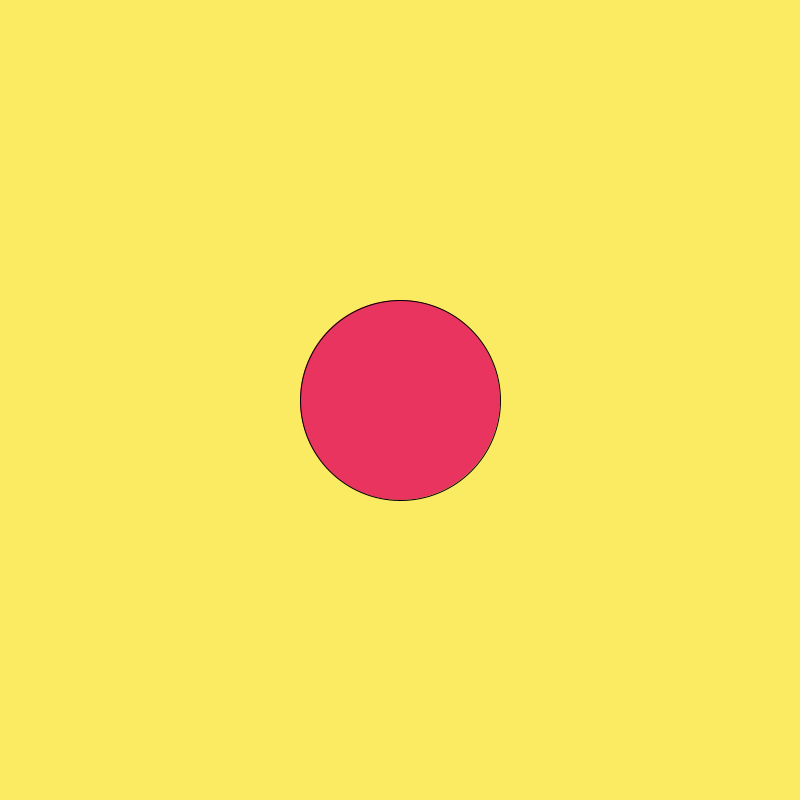
Frame 1 (no input)
Frame 60 (the mouse pressed at the canvas centre just before this capture): identical to frame 1, image omitted
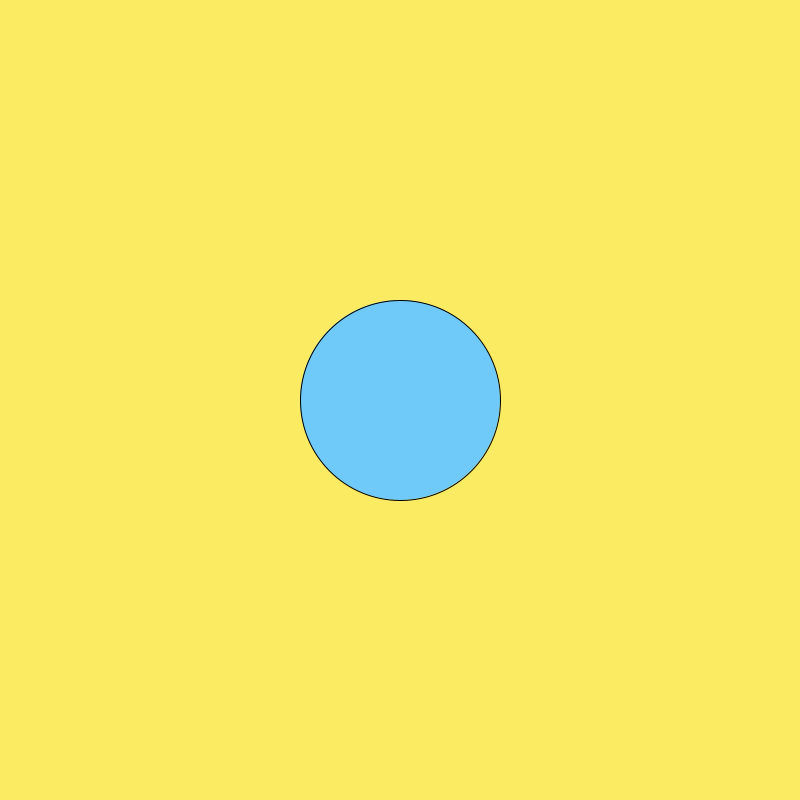
Frame 120 (the mouse held since frame 60 and released just before this capture)

The Processing sketch that drew these frames (run headless with seeded random() and noise(); from frame 60 on, the mouse is pressed at the canvas centre):

// Processing sketch: logicaldot
// ── logicaldot.pde
 void setup() {
  size(800, 800);
  
  
}

void draw() {
  
   //2. make it a nice color
background(#FAEB62);
fill(#E8345E);
   //3. if the mouse is pressed, fill the circle with a different color          
if(mousePressed){
  fill(#6FCAFA);} 
   //1. draw an ellipse
ellipse(400,400,200,200);
}
// Copyright Wintriss Technical Schools 2013
